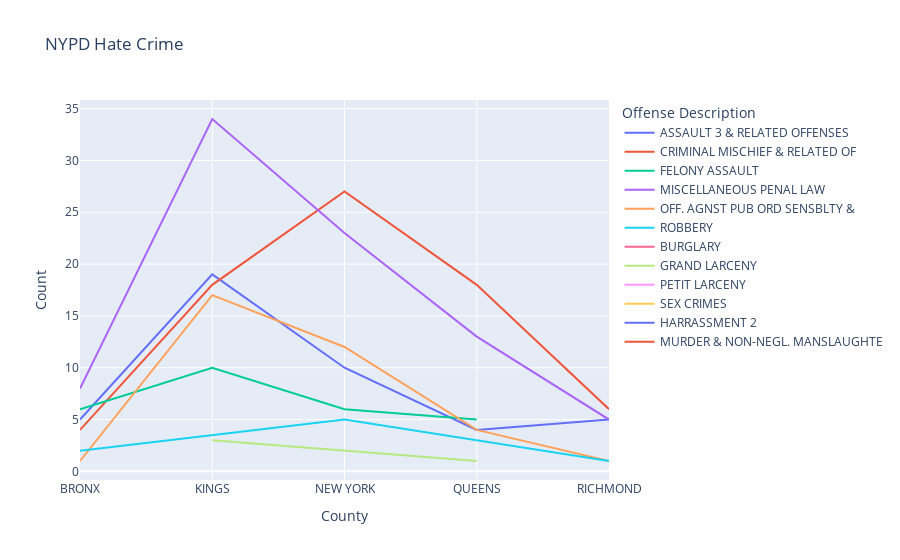

This figure's notebook cell:
### Markdown cell above
## NYPD Hate Crime

### Code cell
NYC_Hate_Crime = px.line(
    hate_crime_combined,
    x='County',
    y='Count',
    color='Offense Description',
    title='NYPD Hate Crime',)
NYC_Hate_Crime.show()

### Figure 1 — Plotly figure (JSON) as saved in the notebook; plotly's stock layout.template omitted (floating-point values rounded to 4 significant figures)
{"data": [{"hovertemplate": "Offense Description=ASSAULT 3 & RELATED OFFENSES<br>County=%{x}<br>Count=%{y}<extra></extra>", "legendgroup": "ASSAULT 3 & RELATED OFFENSES", "line": {"color": "#636efa", "dash": "solid"}, "marker": {"symbol": "circle"}, "mode": "lines", "name": "ASSAULT 3 & RELATED OFFENSES", "orientation": "v", "showlegend": true, "type": "scatter", "x": ["BRONX", "KINGS", "NEW YORK", "QUEENS", "RICHMOND"], "xaxis": "x", "y": [5, 19, 10, 4, 5], "yaxis": "y"}, {"hovertemplate": "Offense Description=CRIMINAL MISCHIEF & RELATED OF<br>County=%{x}<br>Count=%{y}<extra></extra>", "legendgroup": "CRIMINAL MISCHIEF & RELATED OF", "line": {"color": "#EF553B", "dash": "solid"}, "marker": {"symbol": "circle"}, "mode": "lines", "name": "CRIMINAL MISCHIEF & RELATED OF", "orientation": "v", "showlegend": true, "type": "scatter", "x": ["BRONX", "KINGS", "NEW YORK", "QUEENS", "RICHMOND"], "xaxis": "x", "y": [4, 18, 27, 18, 6], "yaxis": "y"}, {"hovertemplate": "Offense Description=FELONY ASSAULT<br>County=%{x}<br>Count=%{y}<extra></extra>", "legendgroup": "FELONY ASSAULT", "line": {"color": "#00cc96", "dash": "solid"}, "marker": {"symbol": "circle"}, "mode": "lines", "name": "FELONY ASSAULT", "orientation": "v", "showlegend": true, "type": "scatter", "x": ["BRONX", "KINGS", "NEW YORK", "QUEENS"], "xaxis": "x", "y": [6, 10, 6, 5], "yaxis": "y"}, {"hovertemplate": "Offense Description=MISCELLANEOUS PENAL LAW<br>County=%{x}<br>Count=%{y}<extra></extra>", "legendgroup": "MISCELLANEOUS PENAL LAW", "line": {"color": "#ab63fa", "dash": "solid"}, "marker": {"symbol": "circle"}, "mode": "lines", "name": "MISCELLANEOUS PENAL LAW", "orientation": "v", "showlegend": true, "type": "scatter", "x": ["BRONX", "KINGS", "NEW YORK", "QUEENS", "RICHMOND"], "xaxis": "x", "y": [8, 34, 23, 13, 5], "yaxis": "y"}, {"hovertemplate": "Offense Description=OFF. AGNST PUB ORD SENSBLTY &<br>County=%{x}<br>Count=%{y}<extra></extra>", "legendgroup": "OFF. AGNST PUB ORD SENSBLTY &", "line": {"color": "#FFA15A", "dash": "solid"}, "marker": {"symbol": "circle"}, "mode": "lines", "name": "OFF. AGNST PUB ORD SENSBLTY &", "orientation": "v", "showlegend": true, "type": "scatter", "x": ["BRONX", "KINGS", "NEW YORK", "QUEENS", "RICHMOND"], "xaxis": "x", "y": [1, 17, 12, 4, 1], "yaxis": "y"}, {"hovertemplate": "Offense Description=ROBBERY<br>County=%{x}<br>Count=%{y}<extra></extra>", "legendgroup": "ROBBERY", "line": {"color": "#19d3f3", "dash": "solid"}, "marker": {"symbol": "circle"}, "mode": "lines", "name": "ROBBERY", "orientation": "v", "showlegend": true, "type": "scatter", "x": ["BRONX", "NEW YORK", "RICHMOND"], "xaxis": "x", "y": [2, 5, 1], "yaxis": "y"}, {"hovertemplate": "Offense Description=BURGLARY<br>County=%{x}<br>Count=%{y}<extra></extra>", "legendgroup": "BURGLARY", "line": {"color": "#FF6692", "dash": "solid"}, "marker": {"symbol": "circle"}, "mode": "lines", "name": "BURGLARY", "orientation": "v", "showlegend": true, "type": "scatter", "x": ["KINGS"], "xaxis": "x", "y": [4], "yaxis": "y"}, {"hovertemplate": "Offense Description=GRAND LARCENY<br>County=%{x}<br>Count=%{y}<extra></extra>", "legendgroup": "GRAND LARCENY", "line": {"color": "#B6E880", "dash": "solid"}, "marker": {"symbol": "circle"}, "mode": "lines", "name": "GRAND LARCENY", "orientation": "v", "showlegend": true, "type": "scatter", "x": ["KINGS", "QUEENS"], "xaxis": "x", "y": [3, 1], "yaxis": "y"}, {"hovertemplate": "Offense Description=PETIT LARCENY<br>County=%{x}<br>Count=%{y}<extra></extra>", "legendgroup": "PETIT LARCENY", "line": {"color": "#FF97FF", "dash": "solid"}, "marker": {"symbol": "circle"}, "mode": "lines", "name": "PETIT LARCENY", "orientation": "v", "showlegend": true, "type": "scatter", "x": ["NEW YORK"], "xaxis": "x", "y": [2], "yaxis": "y"}, {"hovertemplate": "Offense Description=SEX CRIMES<br>County=%{x}<br>Count=%{y}<extra></extra>", "legendgroup": "SEX CRIMES", "line": {"color": "#FECB52", "dash": "solid"}, "marker": {"symbol": "circle"}, "mode": "lines", "name": "SEX CRIMES", "orientation": "v", "showlegend": true, "type": "scatter", "x": ["NEW YORK"], "xaxis": "x", "y": [1], "yaxis": "y"}, {"hovertemplate": "Offense Description=HARRASSMENT 2<br>County=%{x}<br>Count=%{y}<extra></extra>", "legendgroup": "HARRASSMENT 2", "line": {"color": "#636efa", "dash": "solid"}, "marker": {"symbol": "circle"}, "mode": "lines", "name": "HARRASSMENT 2", "orientation": "v", "showlegend": true, "type": "scatter", "x": ["QUEENS"], "xaxis": "x", "y": [3], "yaxis": "y"}, {"hovertemplate": "Offense Description=MURDER & NON-NEGL. MANSLAUGHTE<br>County=%{x}<br>Count=%{y}<extra></extra>", "legendgroup": "MURDER & NON-NEGL. MANSLAUGHTE", "line": {"color": "#EF553B", "dash": "solid"}, "marker": {"symbol": "circle"}, "mode": "lines", "name": "MURDER & NON-NEGL. MANSLAUGHTE", "orientation": "v", "showlegend": true, "type": "scatter", "x": ["QUEENS"], "xaxis": "x", "y": [1], "yaxis": "y"}], "layout": {"autosize": true, "legend": {"title": {"text": "Offense Description"}, "tracegroupgap": 0}, "title": {"text": "NYPD Hate Crime"}, "xaxis": {"anchor": "y", "autorange": true, "domain": [0, 1], "range": [0, 4], "title": {"text": "County"}, "type": "category"}, "yaxis": {"anchor": "x", "autorange": true, "domain": [0, 1], "range": [-0.8333, 35.83], "title": {"text": "Count"}, "type": "linear"}}}
